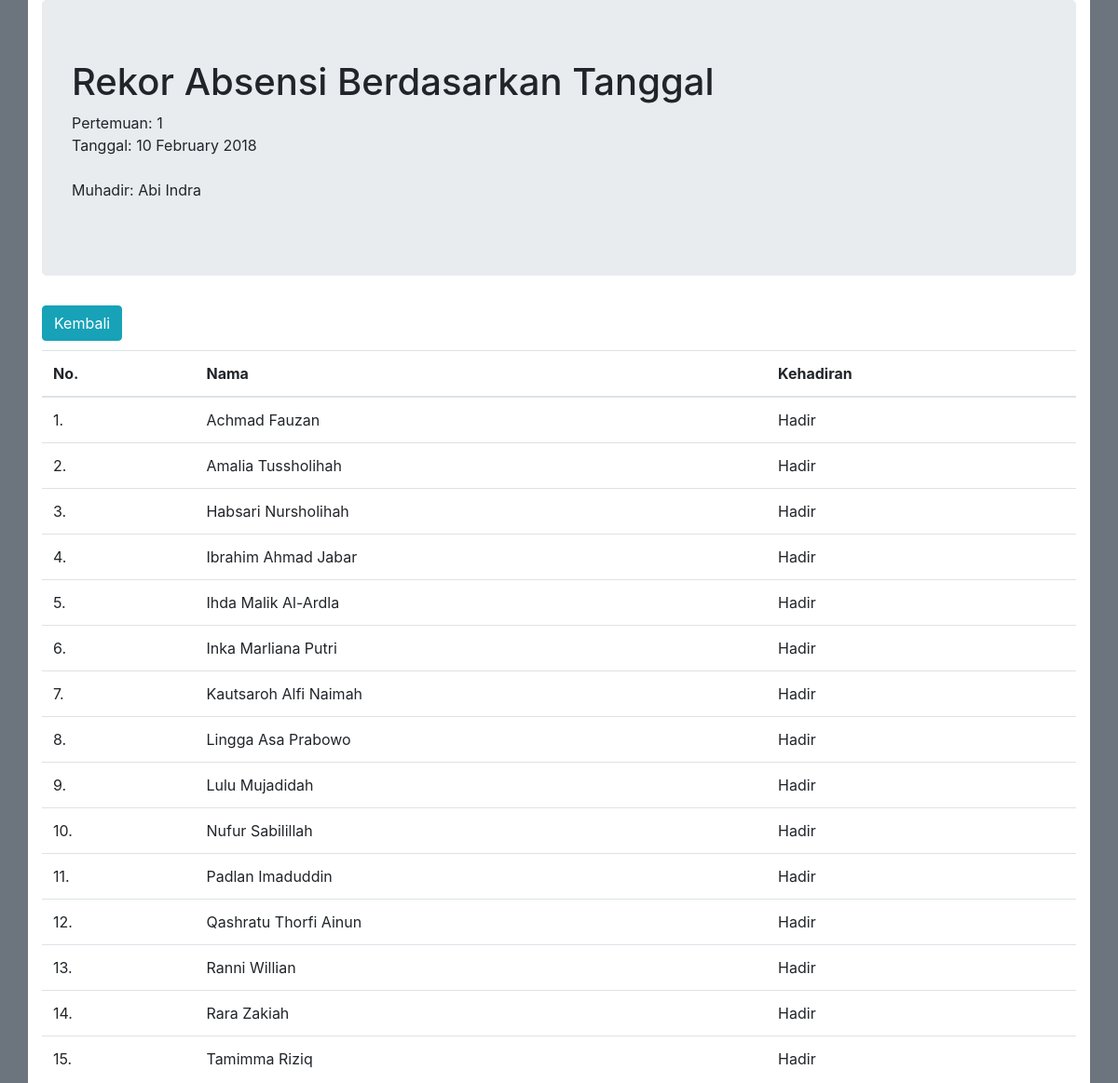
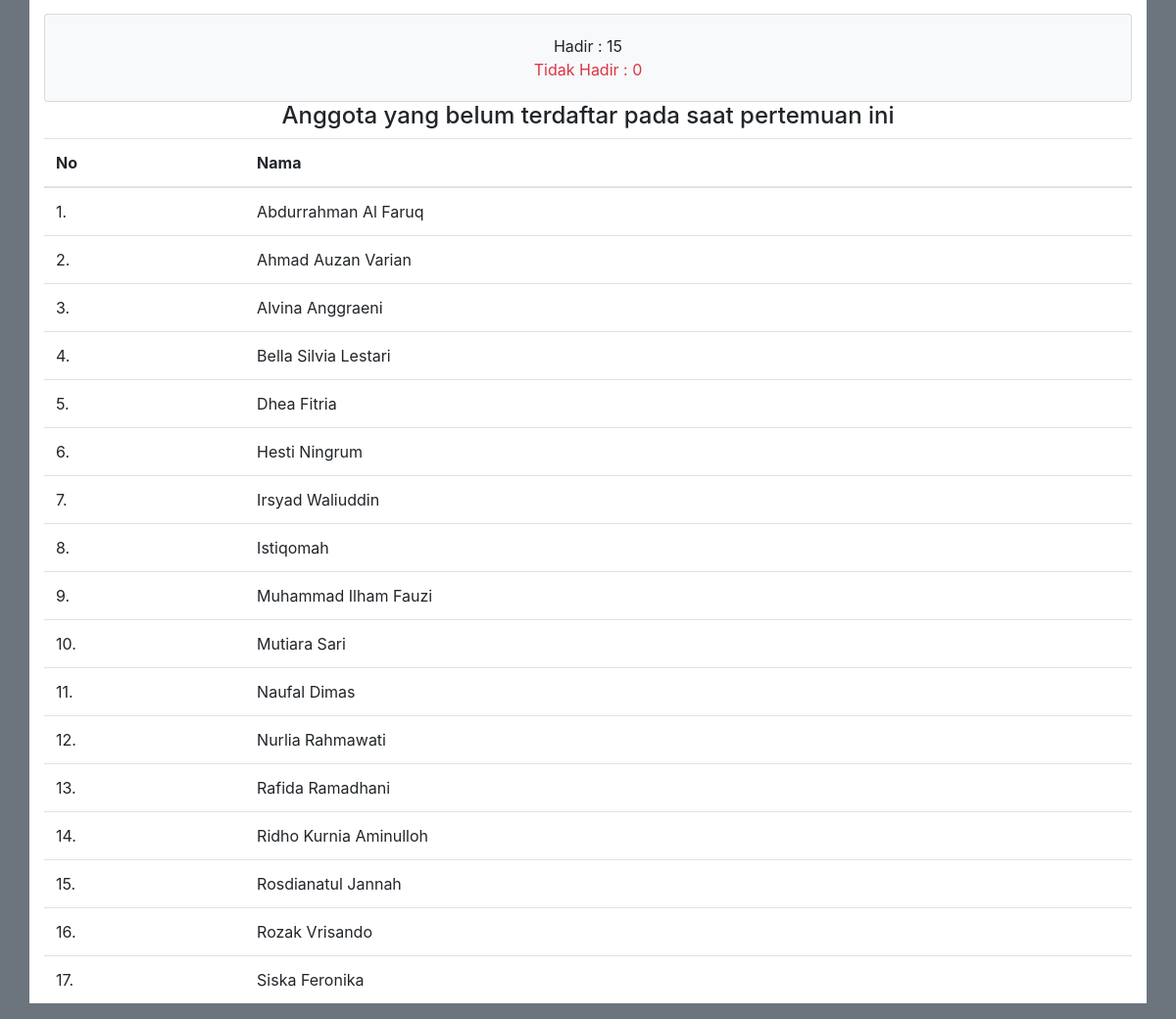
The app's page /Absensi/rekor_tanggal/1 with its own data (2 pictures, top to bottom).
### tables this page shows
CREATE TABLE `tbl_anggota` (
  `id` int(11) NOT NULL AUTO_INCREMENT,
  `nama` varchar(45) NOT NULL,
  `alamat` text NOT NULL,
  `notelp` varchar(13) NOT NULL,
  `foto` varchar(255) DEFAULT NULL,
  PRIMARY KEY (`id`)
);

CREATE TABLE `tbl_kehadiran` (
  `id_tgl` int(11) NOT NULL,
  `id` int(11) NOT NULL,
  `tanggal` date NOT NULL,
  `hadir` enum('Hadir','Alpha') NOT NULL,
  `id_muhadir` varchar(50) NOT NULL DEFAULT '',
  KEY `ID` (`id`)
);

### application/controllers/Absensi.php (called while the page is built, shortened)
<?php
class Absensi extends CI_Controller{
    public function __construct(){
        $this->load->model('absensi_model');
        $this->load->library('Pdf');
    }
    public function rekor_tanggal($id){
        $data = $this->absensi_model->query("SELECT *, DATE_FORMAT(tanggal,'%d %M %Y') as tanggal
                                            FROM tbl_anggota , tbl_kehadiran
                                            INNER JOIN tbl_muhadir
                                            ON tbl_muhadir.id_muhadir = tbl_kehadiran.id_muhadir
                                            where tbl_anggota.id = tbl_kehadiran.id AND id_tgl = $id
                                            order by nama asc"
                                        );
        $not = $this->absensi_model->query("SELECT id, nama FROM tbl_anggota WHERE id NOT IN(SELECT id FROM tbl_kehadiran WHERE id_tgl = $id) ORDER BY nama");
        $data = array(
            'data' => $data,
            'pertemuan' => $data[0]['id_tgl'],
            'tanggal' => $data[0]['tanggal'],
            'muhadir' => $data[0]['muhadir'],
            'not' => $not
            );
        $this->load->view('rekor_tanggal', $data);
    }
}

### index.php (called while the page is built, shortened)
<?php
require_once BASEPATH.'core/CodeIgniter.php';

### application/models/Absensi_model.php (called while the page is built, shortened)
<?php
class Absensi_model extends CI_Model{
    public function query($query){
        $res=$this->db->query($query);
        return $res->result_array();
    }
}

### application/views/rekor_tanggal.php (the view, shortened to what this page needs)
<!DOCTYPE HTML>
<html>
    <head>
    <link rel="stylesheet" href="https://maxcdn.bootstrapcdn.com/bootstrap/4.0.0/css/bootstrap.min.css">
    <link rel="stylesheet" href="<?php echo base_url('resources/css/w3-colors-win8.css'); ?>">
    </head>
    <body class="bg-secondary">
	<div class="container bg-white">
	    <div class="jumbotron">
	        <h1>Rekor Absensi Berdasarkan Tanggal</h1>
	        <p>
	            Pertemuan: <?= $pertemuan; ?> <br>
	            Tanggal: <?= $tanggal; ?><br><br>
    	        Muhadir: <?= $muhadir; ?>
	        </p>
	    </div>
	    <div class="pull-right" style="margin-bottom: 10px;">
	        <a class="btn btn-info" href="<?=site_url('Absensi/rekor_presensi'); ?>">Kembali</a>
	    </div>
	<table class="table">
		<thead>
			<th>No.</th>
			<th>Nama</th>
			<th>Kehadiran</th>
		</thead>
		<tbody>
			<?php $no = 1; $hadir = 0; $alpha = 0; ?>
			<?php foreach($data as $rekortgl){ ?>
			<?php if($rekortgl['hadir'] == "Alpha"){ ?>
			<tr class="bg-light">
				<td><?=$no; ?>.</td>
				<td><?=$rekortgl['nama']; ?></td>
				<td><span class="text-danger"><?=$rekortgl['hadir']; ?></span><?php $alpha++; ?></td>
			</tr>
			<?php } else{ ?>
			<tr>
				<td><?=$no; ?>.</td>
				<td><?=$rekortgl['nama']; ?></td>
				<td><?=$rekortgl['hadir']; $hadir++; ?></td>
			<?php } ?>
			<?php $no++; ?>
			<?php } ?>
		</tbody>
	</table>
	<div class="card bg-light">
	    <div class="card-body text-center">
	        <span>Hadir : <?= $hadir; ?></span><br>
	        <span class="text-danger">Tidak Hadir : <?= $alpha; ?></span>
	    </div>
	</div>
	<h4 class="text-center">Anggota yang belum terdaftar pada saat pertemuan ini</h4>
	<table class="table">
	    <thead>
	        <tr>
	            <th>No</th>
	            <th>Nama</th>
	        </tr>
	    </thead>
	    <tbody>
	        <?php $no = 1; ?>
	        <?php foreach($not as $belum){ ?>
	            <tr>
	                <td><?=$no; ?>.</td>
	                <td><?=$belum['nama']; ?></td>
	                <?php $no++; ?>
	            </tr>
	        <?php } ?>
	    </tbody>
	</table>
</div>
</body>
</html>

### records on screen
tbl_anggota: nama "Achmad Fauzan", tbl_kehadiran.hadir "Hadir"
tbl_anggota: nama "Amalia Tussholihah", tbl_kehadiran.hadir "Hadir"
tbl_anggota: nama "Habsari Nursholihah", tbl_kehadiran.hadir "Hadir"
tbl_anggota: nama "Ibrahim Ahmad Jabar", tbl_kehadiran.hadir "Hadir"
tbl_anggota: nama "Ihda Malik Al-Ardla", tbl_kehadiran.hadir "Hadir"
tbl_anggota: nama "Inka Marliana Putri", tbl_kehadiran.hadir "Hadir"
tbl_anggota: nama "Kautsaroh Alfi Naimah", tbl_kehadiran.hadir "Hadir"
tbl_anggota: nama "Lingga Asa Prabowo", tbl_kehadiran.hadir "Hadir"
tbl_anggota: nama "Lulu Mujadidah", tbl_kehadiran.hadir "Hadir"
tbl_anggota: nama "Nufur Sabilillah", tbl_kehadiran.hadir "Hadir"
tbl_anggota: nama "Padlan Imaduddin", tbl_kehadiran.hadir "Hadir"
tbl_anggota: nama "Qashratu Thorfi Ainun", tbl_kehadiran.hadir "Hadir"
tbl_anggota: nama "Ranni Willian", tbl_kehadiran.hadir "Hadir"
tbl_anggota: nama "Rara Zakiah", tbl_kehadiran.hadir "Hadir"
tbl_anggota: nama "Tamimma Riziq", tbl_kehadiran.hadir "Hadir"
tbl_anggota: nama "Abdurrahman Al Faruq"
tbl_anggota: nama "Ahmad Auzan Varian"
tbl_anggota: nama "Alvina Anggraeni"
tbl_anggota: nama "Bella Silvia Lestari"
tbl_anggota: nama "Dhea Fitria"
tbl_anggota: nama "Hesti Ningrum"
tbl_anggota: nama "Irsyad Waliuddin"
tbl_anggota: nama "Istiqomah"
tbl_anggota: nama "Muhammad Ilham Fauzi"
tbl_anggota: nama "Mutiara Sari"
tbl_anggota: nama "Naufal Dimas"
tbl_anggota: nama "Nurlia Rahmawati"
tbl_anggota: nama "Rafida Ramadhani"
tbl_anggota: nama "Ridho Kurnia Aminulloh"
tbl_anggota: nama "Rosdianatul Jannah"
tbl_anggota: nama "Rozak Vrisando"
tbl_anggota: nama "Siska Feronika"

### other values on screen
$pertemuan "1"
$tanggal "10 February 2018"
$muhadir "Abi Indra"
$hadir "15"
$alpha "0"
